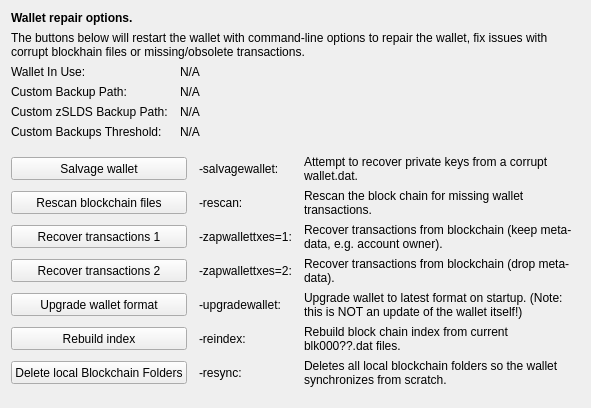
     <widget class="QWidget" name="tab_repair">
      <attribute name="title">
       <string>&amp;Wallet Repair</string>
      </attribute>
      <layout class="QGridLayout" name="gridLayout_4" columnstretch="0,0,0,0">
       <property name="horizontalSpacing">
        <number>12</number>
       </property>
       <item row="0" column="0" colspan="4">
        <widget class="QLabel" name="label_repair_header">
         <property name="font">
          <font>
           <weight>75</weight>
           <bold>true</bold>
          </font>
         </property>
         <property name="text">
          <string>Wallet repair options.</string>
         </property>
        </widget>
       </item>
       <item row="1" column="0" colspan="4">
        <widget class="QLabel" name="label_repair_helptext">
         <property name="font">
          <font>
           <weight>50</weight>
           <bold>false</bold>
          </font>
         </property>
         <property name="text">
          <string>The buttons below will restart the wallet with command-line options to repair the wallet, fix issues with corrupt blockhain files or missing/obsolete transactions.</string>
         </property>
         <property name="wordWrap">
          <bool>true</bool>
         </property>
        </widget>
       </item>
       <item row="2" column="0">
        <widget class="QLabel" name="wallet_path_label">
         <property name="text">
          <string>Wallet In Use:</string>
         </property>
        </widget>
       </item>
       <item row="2" column="1" colspan="3">
        <widget class="QLabel" name="wallet_path">
         <property name="cursor">
          <cursorShape>IBeamCursor</cursorShape>
         </property>
         <property name="text">
          <string>N/A</string>
         </property>
         <property name="textFormat">
          <enum>Qt::PlainText</enum>
         </property>
         <property name="textInteractionFlags">
          <set>Qt::LinksAccessibleByMouse|Qt::TextSelectableByKeyboard|Qt::TextSelectableByMouse</set>
         </property>
        </widget>
       </item>
       <item row="3" column="0">
        <widget class="QLabel" name="wallet_custombackuppath_label">
         <property name="visible">
          <bool>false</bool>
         </property>
         <property name="text">
          <string>Custom Backup Path:</string>
         </property>
        </widget>
       </item>
       <item row="3" column="1" colspan="3">
        <widget class="QLabel" name="wallet_custombackuppath">
         <property name="cursor">
          <cursorShape>IBeamCursor</cursorShape>
         </property>
         <property name="visible">
          <bool>false</bool>
         </property>
         <property name="text">
          <string>N/A</string>
         </property>
         <property name="textFormat">
          <enum>Qt::PlainText</enum>
         </property>
         <property name="textInteractionFlags">
          <set>Qt::LinksAccessibleByMouse|Qt::TextSelectableByKeyboard|Qt::TextSelectableByMouse</set>
         </property>
        </widget>
       </item>
       <item row="4" column="0">
        <widget class="QLabel" name="wallet_customzpivbackuppath_label">
         <property name="visible">
          <bool>false</bool>
         </property>
         <property name="text">
          <string>Custom zSLDS Backup Path:</string>
         </property>
        </widget>
       </item>
       <item row="4" column="1" colspan="3">
        <widget class="QLabel" name="wallet_customzpivbackuppath">
         <property name="cursor">
          <cursorShape>IBeamCursor</cursorShape>
         </property>
         <property name="visible">
          <bool>false</bool>
         </property>
         <property name="text">
          <string>N/A</string>
         </property>
         <property name="textFormat">
          <enum>Qt::PlainText</enum>
         </property>
         <property name="textInteractionFlags">
          <set>Qt::LinksAccessibleByMouse|Qt::TextSelectableByKeyboard|Qt::TextSelectableByMouse</set>
         </property>
        </widget>
       </item>
       <item row="5" column="0">
        <widget class="QLabel" name="wallet_custombackupthreshold_label">
         <property name="visible">
          <bool>false</bool>
         </property>
         <property name="text">
          <string>Custom Backups Threshold:</string>
         </property>
        </widget>
       </item>
       <item row="5" column="1" colspan="3">
        <widget class="QLabel" name="wallet_custombackupthreshold">
         <property name="cursor">
          <cursorShape>IBeamCursor</cursorShape>
         </property>
         <property name="visible">
          <bool>false</bool>
         </property>
         <property name="text">
          <string>N/A</string>
         </property>
         <property name="textFormat">
          <enum>Qt::PlainText</enum>
         </property>
         <property name="textInteractionFlags">
          <set>Qt::LinksAccessibleByMouse|Qt::TextSelectableByKeyboard|Qt::TextSelectableByMouse</set>
         </property>
        </widget>
       </item>
       <item row="6" column="0">
        <spacer name="verticalSpacer_repair1">
         <property name="orientation">
          <enum>Qt::Vertical</enum>
         </property>
         <property name="sizeHint" stdset="0">
          <size>
           <width>10</width>
           <height>10</height>
          </size>
         </property>
        </spacer>
       </item>
       <item row="7" column="0" colspan="2">
        <widget class="QPushButton" name="btn_salvagewallet">
         <property name="minimumSize">
          <size>
           <width>100</width>
           <height>23</height>
          </size>
         </property>
         <property name="text">
          <string>Salvage wallet</string>
         </property>
        </widget>
       </item>
       <item row="7" column="2">
        <widget class="QLabel" name="label_repair_salvage_command">
         <property name="text">
          <string notr="true">-salvagewallet:</string>
         </property>
        </widget>
       </item>
       <item row="7" column="3">
        <widget class="QLabel" name="label_repair_salvage">
         <property name="text">
          <string>Attempt to recover private keys from a corrupt wallet.dat.</string>
         </property>
         <property name="wordWrap">
          <bool>true</bool>
         </property>
        </widget>
       </item>
       <item row="8" column="0" colspan="2">
        <widget class="QPushButton" name="btn_rescan">
         <property name="minimumSize">
          <size>
           <width>100</width>
           <height>23</height>
          </size>
         </property>
         <property name="text">
          <string>Rescan blockchain files</string>
         </property>
        </widget>
       </item>
       <item row="8" column="2">
        <widget class="QLabel" name="label_repair_rescan_command">
         <property name="text">
          <string notr="true">-rescan:</string>
         </property>
        </widget>
       </item>
       <item row="8" column="3">
        <widget class="QLabel" name="label_repair_rescan">
         <property name="text">
          <string>Rescan the block chain for missing wallet transactions.</string>
         </property>
         <property name="wordWrap">
          <bool>true</bool>
         </property>
        </widget>
       </item>
       <item row="9" column="0" colspan="2">
        <widget class="QPushButton" name="btn_zapwallettxes1">
         <property name="minimumSize">
          <size>
           <width>100</width>
           <height>23</height>
          </size>
         </property>
         <property name="text">
          <string>Recover transactions 1</string>
         </property>
        </widget>
       </item>
       <item row="9" column="2">
        <widget class="QLabel" name="label_repair_zap1_command">
         <property name="text">
          <string notr="true">-zapwallettxes=1:</string>
         </property>
        </widget>
       </item>
       <item row="9" column="3">
        <widget class="QLabel" name="label_repair_zap1">
         <property name="text">
          <string>Recover transactions from blockchain (keep meta-data, e.g. account owner).</string>
         </property>
         <property name="wordWrap">
          <bool>true</bool>
         </property>
        </widget>
       </item>
       <item row="10" column="0" colspan="2">
        <widget class="QPushButton" name="btn_zapwallettxes2">
         <property name="minimumSize">
          <size>
           <width>100</width>
           <height>23</height>
          </size>
         </property>
         <property name="text">
          <string>Recover transactions 2</string>
         </property>
        </widget>
       </item>
       <item row="10" column="2">
        <widget class="QLabel" name="label_repair_zap2_command">
         <property name="text">
          <string notr="true">-zapwallettxes=2:</string>
         </property>
        </widget>
       </item>
       <item row="10" column="3">
        <widget class="QLabel" name="label_repair_zap2">
         <property name="text">
          <string>Recover transactions from blockchain (drop meta-data).</string>
         </property>
         <property name="wordWrap">
          <bool>true</bool>
         </property>
        </widget>
       </item>
       <item row="11" column="0" colspan="2">
        <widget class="QPushButton" name="btn_upgradewallet">
         <property name="minimumSize">
          <size>
           <width>100</width>
           <height>23</height>
          </size>
         </property>
         <property name="text">
          <string>Upgrade wallet format</string>
         </property>
        </widget>
       </item>
       <item row="11" column="2">
        <widget class="QLabel" name="label_repair_upgrade_command">
         <property name="text">
          <string notr="true">-upgradewallet:</string>
         </property>
        </widget>
       </item>
       <item row="11" column="3">
        <widget class="QLabel" name="label_repair_upgrade">
         <property name="text">
          <string>Upgrade wallet to latest format on startup. (Note: this is NOT an update of the wallet itself!)</string>
         </property>
         <property name="wordWrap">
          <bool>true</bool>
         </property>
        </widget>
       </item>
       <item row="12" column="0" colspan="2">
        <widget class="QPushButton" name="btn_reindex">
         <property name="minimumSize">
          <size>
           <width>100</width>
           <height>23</height>
          </size>
         </property>
         <property name="text">
          <string>Rebuild index</string>
         </property>
        </widget>
       </item>
       <item row="12" column="2">
        <widget class="QLabel" name="label_repair_reindex_command">
         <property name="text">
          <string notr="true">-reindex:</string>
         </property>
        </widget>
       </item>
       <item row="12" column="3">
        <widget class="QLabel" name="label_repair_reindex">
         <property name="text">
          <string>Rebuild block chain index from current blk000??.dat files.</string>
         </property>
         <property name="wordWrap">
          <bool>true</bool>
         </property>
        </widget>
       </item>
       <item row="13" column="0" colspan="2">
        <widget class="QPushButton" name="btn_resync">
         <property name="minimumSize">
          <size>
           <width>100</width>
           <height>23</height>
          </size>
         </property>
         <property name="text">
          <string>Delete local Blockchain Folders</string>
         </property>
        </widget>
       </item>
       <item row="13" column="2">
        <widget class="QLabel" name="label_repair_resync_command">
         <property name="text">
          <string>-resync:</string>
         </property>
        </widget>
       </item>
       <item row="13" column="3">
        <widget class="QLabel" name="label_repair_resync">
         <property name="text">
          <string>Deletes all local blockchain folders so the wallet synchronizes from scratch.</string>
         </property>
         <property name="wordWrap">
          <bool>true</bool>
         </property>
        </widget>
       </item>
       <item row="14" column="0">
        <spacer name="verticalSpacer_repair2">
         <property name="orientation">
          <enum>Qt::Vertical</enum>
         </property>
         <property name="sizeHint" stdset="0">
          <size>
           <width>20</width>
           <height>10</height>
          </size>
         </property>
        </spacer>
       </item>
      </layout>
     </widget>
